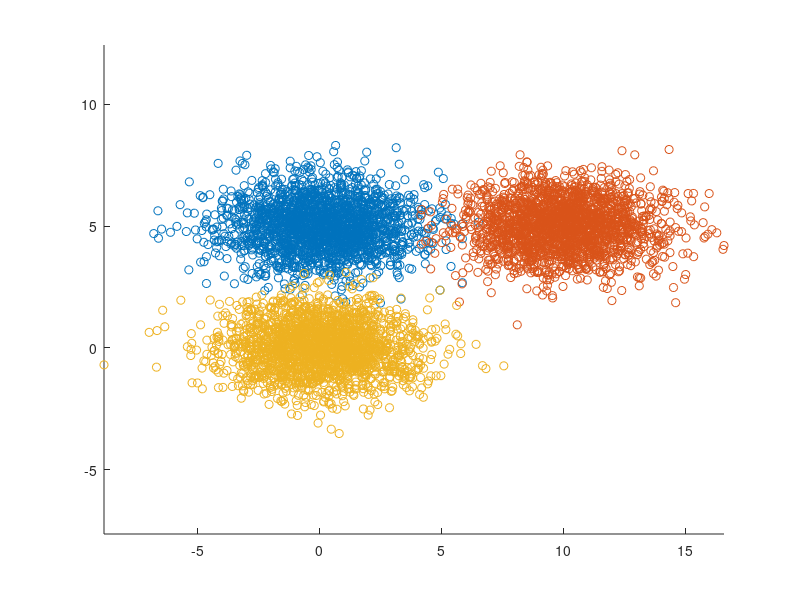

MATLAB code to generate this figure: (Note: this script raises an error after producing the figure.)
function test_snr_T()
addpath('/Users/gkour/drive/PhD/events_analysis/Neural Decoding')

close all
test_basic_transfer()
test_c_in_middle()
test_compare_leaning_transfer()
test_SNR_T_reduces_to_SNR_a_b_equal()
test_SNR_T_reduces_to_SNR()

end


function test_basic_transfer()

    cov = [4, 0; 0, 1];
    
    samples_m1 = mvnrnd([0 ,5],cov,2000);
    samples_m2 = mvnrnd([10 ,5],cov,2000);
    samples_m3 = mvnrnd([0 ,0],cov,2000);

    
    figure;
    hold on;
    scatter(samples_m1(:,1),samples_m1(:,2))
    scatter(samples_m2(:,1),samples_m2(:,2))
    scatter(samples_m3(:,1),samples_m3(:,2))
    axis equal;
    hold off;
    
    [geom1.centroid, geom1.D, geom1.U, geom1.Ri, geom1.N] = extract_geometry(samples_m1);
    [geom2.centroid, geom2.D, geom2.U, geom2.Ri, geom2.N] = extract_geometry(samples_m2); 
    [geom3.centroid, geom3.D, geom3.U, geom3.Ri, geom3.N] = extract_geometry(samples_m3);
    
    
    [snr,error_c] = SNR_T(geom1, geom2, geom3);
    arrayfun(snr, 1:20)
    arrayfun(error_c, 1:20)
    
    assert (error_c(1)<0.05)
    
            
end


function test_c_in_middle()

    cov = [4, 0; 0, 1];
    P=1000;
    centroid1 = [0 ,5];
    centroid2 = [10 ,5];
    centroid3 = [5 ,0];
    samples_m1 = mvnrnd(centroid1,cov,P);
    samples_m2 = mvnrnd(centroid2,cov,P);
    samples_m3 = mvnrnd(centroid3,cov,P);

    
    figure;
    hold on;
    scatter(samples_m1(:,1),samples_m1(:,2))
    scatter(samples_m2(:,1),samples_m2(:,2))
    scatter(samples_m3(:,1),samples_m3(:,2))
    axis equal;
    hold off;
    
    geom1.N = P;
    geom1.centroid = centroid1;
    geom1.Ri = flipud(sqrt(diag(cov)*P));
    geom1.D = sum(geom1.Ri.^2)^2 / sum(geom1.Ri.^4);
    geom1.U = [0,1;1,0]; 
    
    geom2 = geom1;
    geom2.centroid = centroid2;
    geom3 = geom1;
    geom3.centroid = centroid3;
    
    
    [snr,error_c] = SNR_T(geom1, geom2, geom3);
    assert(abs(error_c(100)-0.5)<0.001)
    
            
end

function test_compare_leaning_transfer()

    cov = [4, 0; 0, 1];
    
    samples_m1 = mvnrnd([0 ,5],cov,200);
    samples_m2 = mvnrnd([10 ,5],cov,200);
    samples_m2_leaning = mvnrnd([10 ,5],[4,2;2,4],200);
    samples_m3 = mvnrnd([3 ,0],cov,200);

    
    figure;
    hold on;
    scatter(samples_m1(:,1),samples_m1(:,2))
    scatter(samples_m2_leaning(:,1),samples_m2_leaning(:,2))
    scatter(samples_m3(:,1),samples_m3(:,2))
    axis equal;
    hold off;
    
    [geom1.centroid, geom1.D, geom1.U, geom1.Ri, geom1.N] = extract_geometry(samples_m1);
    [geom2.centroid, geom2.D, geom2.U, geom2.Ri, geom2.N] = extract_geometry(samples_m2);
    [geom2_l.centroid, geom2_l.D, geom2_l.U, geom2_l.Ri, geom2_l.N] = extract_geometry(samples_m2_leaning);
    [geom3.centroid, geom3.D, geom3.U, geom3.Ri, geom3.N] = extract_geometry(samples_m3);
    
    
    [~,error_c] = SNR_T(geom1, geom2, geom3);
    a = arrayfun(error_c, 1:20);
    [~,error_c] = SNR_T(geom1, geom2_l, geom3);
    b = arrayfun(error_c, 1:20);
    
    assert(all(a<b))
    
            
end


function test_SNR_T_reduces_to_SNR_a_b_equal()
    cov = [4, 0; 0, 1];
    P = 1000;
    samples_m1 = mvnrnd([0 ,0],cov,P);
    samples_m2 = mvnrnd([4 ,0],cov,P);
    
    figure;
    hold on;
    scatter(samples_m1(:,1),samples_m1(:,2))
    scatter(samples_m2(:,1),samples_m2(:,2))
    axis equal;
    hold off;
    
    
    [geom1.centroid, geom1.D, geom1.U, geom1.Ri, geom1.N] = extract_geometry(samples_m1);
    [geom2.centroid, geom2.D, geom2.U, geom2.Ri, geom2.N] = extract_geometry(samples_m2); 
    
    [~,error_snr] = SNR(geom1, geom2);
    snr_error_res = arrayfun(error_snr, 1:200)
    
    [~,error_snrT] = SNR_T(geom1, geom2, geom1);
    snrT_error_res = arrayfun(error_snrT, 1:200)
    
    assert(all(abs(snr_error_res-snrT_error_res)<0.0001))
    
end

function test_SNR_T_reduces_to_SNR()
    cov1 = [4, 0; 0, 1];
    cov2 = [4, 2; 2, 4];
    P = 1000;
    samples_m1 = mvnrnd([0 ,0],cov1,P);
    samples_m2 = mvnrnd([4 ,0],cov2,P);
    
    figure;
    hold on;
    scatter(samples_m1(:,1),samples_m1(:,2))
    scatter(samples_m2(:,1),samples_m2(:,2))
    axis equal;
    hold off;
    
    
    [geom1.centroid, geom1.D, geom1.U, geom1.Ri, geom1.N] = extract_geometry(samples_m1);
    [geom2.centroid, geom2.D, geom2.U, geom2.Ri, geom2.N] = extract_geometry(samples_m2); 
    
    [~,error_snr] = SNR(geom1, geom2);
    snr_error_res = arrayfun(error_snr, 1:10)
    
    [~,error_snrT] = SNR_T(geom1, geom2, geom1);
    snrT_error_res = arrayfun(error_snrT, 1:10)
    
    assert(all(abs(snr_error_res-snrT_error_res)<0.0001))
    
end
